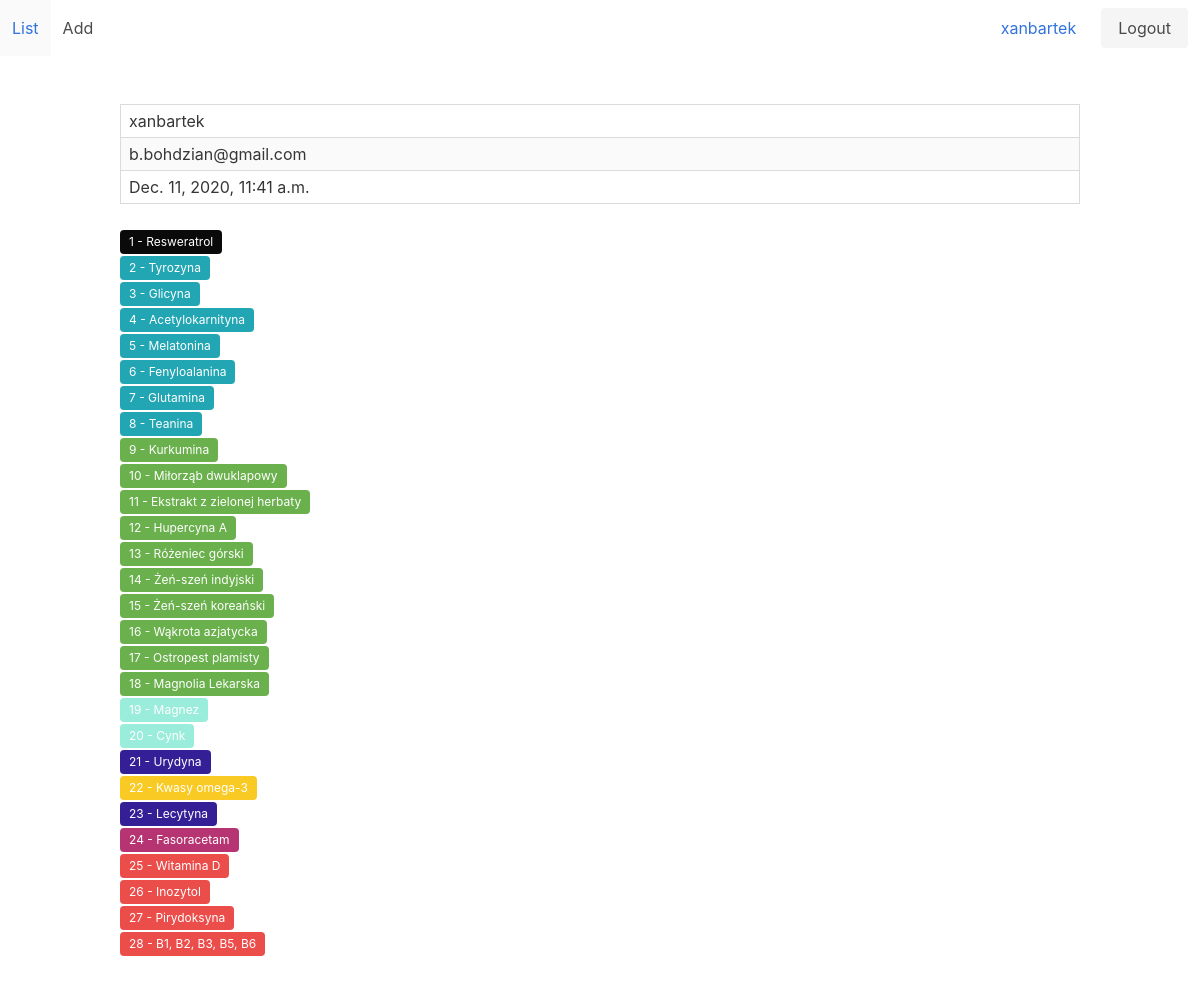
/accounts/profile/ (signed in), run on the app's committed database.
### catalog/models.py (models this page shows, shortened)
class Supplement(models.Model):
    name = models.CharField(max_length=50, unique=True)
    polish_name = models.CharField(max_length=50, blank=True, null=True)
    users = models.ManyToManyField(User, related_name = 'user', blank=True)
    category = models.ForeignKey(Category, on_delete=models.SET_NULL, blank=True, null=True)
    tags = models.ManyToManyField(Tag, blank=True)
    neurotransmitters = models.ManyToManyField(Neurotransmitter, blank=True)
    description = models.TextField(blank=True, null=True)
    item_price = models.DecimalField(max_digits=6, decimal_places=2, blank=True, null=True)
    item_weight = models.DecimalField(max_digits=7, decimal_places=3, blank=True, null=True)
    portion_weight_min = models.DecimalField(max_digits=6, decimal_places=4, blank=True, null=True)
    portion_weight_max = models.DecimalField(max_digits=6, decimal_places=4, blank=True, null=True)
    daily_intakes_min = models.IntegerField(blank=True, null=True)
    daily_intakes_max = models.IntegerField(blank=True, null=True)
    meal_relation = models.CharField(max_length=1, choices=(('B', 'Before meal'), ('W', 'With meal'), ('A', 'After meal')), blank=True, null=True)
    country_of_origin = models.CharField(max_length=50, blank=True, null=True)
    date_of_discovery = models.DateField(blank=True, null=True)
    bioavailability = models.DecimalField(max_digits=3, decimal_places=2, blank=True, null=True)
    producent = models.ForeignKey(Producent, blank=True, null=True, on_delete=models.SET_NULL)
    shop = models.ForeignKey(Shop, blank=True, null=True, on_delete=models.SET_NULL)
    url = models.URLField(blank=True, null=True)
    slug = models.SlugField(max_length=40, blank=True, unique=True)
    class Meta:
        ordering = ['name']

### catalog/views.py (the view)
# urls.py: path('accounts/profile/', account_profile, name='account_profile'),
@login_required
def account_profile(request):
    user = request.user
    user_supplements = Supplement.objects.filter(users=user).order_by('category')
    return render(request, 'registration/account_profile.html', {'user_supplements': user_supplements})

### templates/registration/account_profile.html
{% extends 'index.html' %}
{% block content %}
    <table class="table is-bordered is-striped is-narrow is-hoverable is-fullwidth">
    <tr><td>{{ request.user.username }}</td></tr>
    <tr><td>{{ request.user.email }}</td></tr>
    <tr><td>{{ request.user.date_joined }}</td></tr>
    </table>
    {% for supplement in user_supplements %}
	<div>
	    <p>
	        <span class="tag is-black" style="background-color:{{ supplement.category.color }};">
	        {{ forloop.counter }} - {{ supplement.polish_name }}</span>
	    </p>
	</div>
    {% endfor %}
{% endblock %}

### templates/index.html (shortened to what this page needs)
<!DOCTYPE html>
<html>
<head>
	{% load static %}
	<link rel="stylesheet" href="{% static 'css/bulma.min.css' %}">
</head>
<body>
	{% include 'navbar.html' %}
	<section class="section">
		<div class="container">
			{% block content %}
			{% endblock %}
		</div>
	</section>
</body>
</html>

### templates/navbar.html (shortened to what this page needs)
<nav class="navbar" role="navigation" aria-label="main navigation">
    <div id="navbar-menu" class="navbar-menu">
        <div class="navbar-start">
            <a href="{% url 'supplement_list' %}" class="navbar-item">List</a>
            {% if request.user.is_authenticated and request.user.is_staff %}
            <a href="{% url 'supplement_create' %}" class="navbar-item">Add</a>
            {% endif %}
        </div>
        <div class="navbar-end">
            <div class="navbar-item">
                <div class="buttons">
                    {% if request.user.is_authenticated %}
                    <a href="{% url 'account_profile' %}" class="button is-link is-inverted">
                        {{ request.user.username }}
                    </a>
                    <a href="{% url 'logout' %}" class="button is-light">
                        Logout
                    </a>
                    {% endif %}
                </div>
            </div>
        </div>
    </div>
</nav>

### data on the page
Supplement: polish_name "Resweratrol"
Supplement: polish_name "Tyrozyna"
Supplement: polish_name "Glicyna"
Supplement: polish_name "Acetylokarnityna"
Supplement: polish_name "Melatonina"
Supplement: polish_name "Fenyloalanina"
Supplement: polish_name "Glutamina"
Supplement: polish_name "Teanina"
Supplement: polish_name "Kurkumina"
Supplement: polish_name "Miłorząb dwuklapowy"
Supplement: polish_name "Ekstrakt z zielonej herbaty"
Supplement: polish_name "Hupercyna A"
Supplement: polish_name "Różeniec górski"
Supplement: polish_name "Żeń-szeń indyjski"
Supplement: polish_name "Żeń-szeń koreański"
Supplement: polish_name "Wąkrota azjatycka"
Supplement: polish_name "Ostropest plamisty"
Supplement: polish_name "Magnolia Lekarska"
Supplement: polish_name "Magnez"
Supplement: polish_name "Cynk"
Supplement: polish_name "Urydyna"
Supplement: polish_name "Kwasy omega-3"
Supplement: polish_name "Lecytyna"
Supplement: polish_name "Fasoracetam"
Supplement: polish_name "Witamina D"
Supplement: polish_name "Inozytol"
Supplement: polish_name "Pirydoksyna"
Supplement: polish_name "B1, B2, B3, B5, B6"

### other printed values
{{ request.user.username }} "xanbartek"
{{ request.user.email }} "b.bohdzian@gmail.com"
{{ request.user.date_joined }} "Dec. 11, 2020, 11:41 a.m."
